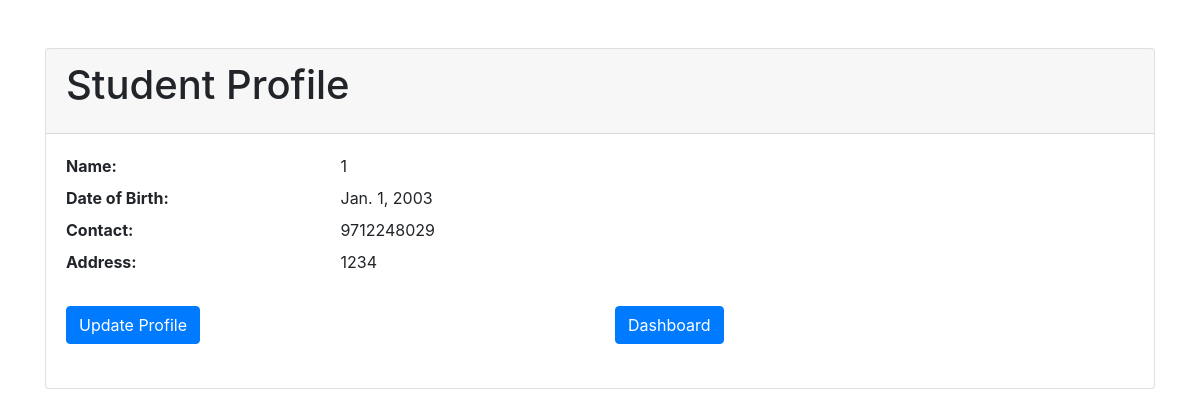
Screenshot of /student/profile/ (signed in) with the database file from the repository.
### user_management/models.py (models this page shows, shortened)
class StudentProfile(models.Model):
    user = models.OneToOneField(CustomUser, on_delete=models.CASCADE)
    full_name = models.CharField(max_length=100)
    date_of_birth = models.DateField(null=True)
    contact_number = models.CharField(max_length=15)
    address = models.TextField()
    resume = models.FileField(upload_to='resumes/')

### user_management/views.py (the view)
# urls.py: path('student/profile/', views.student_profile, name='student_profile'),
@login_required(login_url='student_login')
def student_profile(request):
    profile = StudentProfile.objects.get(user_id=request.user)
    return render(request, 'student_profile.html', {'profile': profile})

### user_management/custom_auth.py (called while the page is built)
    def get_user(self, user_id):
        User = get_user_model()
        try:
            return User.objects.get(pk=user_id)
        except User.DoesNotExist:
            return None

### user_management/templates/student_profile.html (shortened to what this page needs)
<!DOCTYPE html>
<html>
<head>
    <link rel="stylesheet" href="https://stackpath.bootstrapcdn.com/bootstrap/4.5.2/css/bootstrap.min.css">
</head>
<body>
    <div class="container mt-5">
        <div class="card">
            <div class="card-header">
                <h1 class="card-title">Student Profile</h1>
            </div>
            <div class="card-body">
                <dl class="row">
                    <dt class="col-sm-3">Name:</dt>
                    <dd class="col-sm-9">{{ profile.full_name }}</dd>
                    <dt class="col-sm-3">Date of Birth:</dt>
                    <dd class="col-sm-9">{{ profile.date_of_birth }}</dd>
                    <dt class="col-sm-3">Contact:</dt>
                    <dd class="col-sm-9">{{ profile.contact_number }}</dd>
                    <dt class="col-sm-3">Address:</dt>
                    <dd class="col-sm-9">{{ profile.address }}</dd>
                    <dd class="col-sm-6 mt-4">
                        <a href="{% url 'student_profile_update' %}" class="btn btn-primary">Update Profile</a>
                    </dd>
                    <dd class="col-sm-6 mt-4">
                        <a href="{% url 'student_dashboard' %}" class="btn btn-primary">Dashboard</a>
                    </dd>
                </dl>
            </div>
        </div>
    </div>
</body>
</html>

### rows the page displays
StudentProfile: full_name "1", date_of_birth "Jan. 1, 2003", contact_number "9712248029", address "1234"
